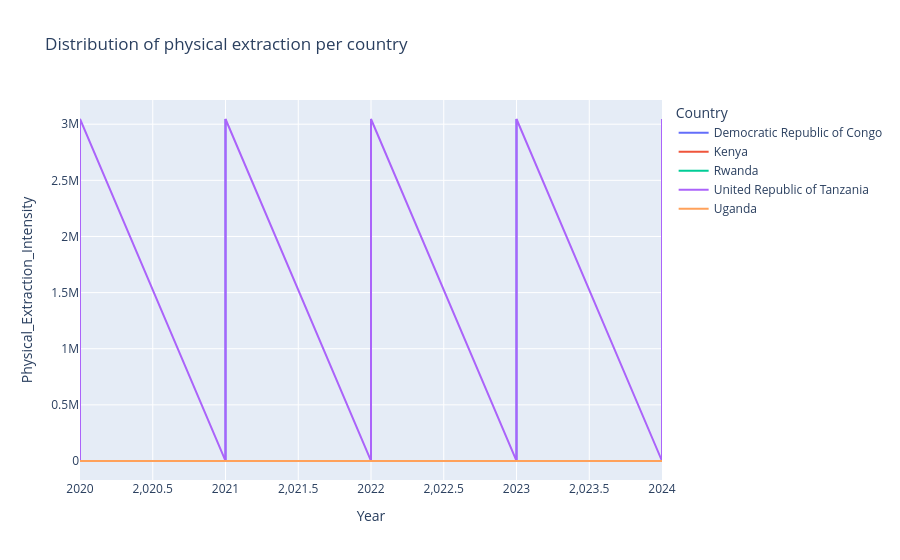

Notebook cell for this chart:
### Code cell
physical_extraction_distribution_fig = px.line(EAC_community_df_2020_2024,    
     x='Year',    
     y='Physical_Extraction_Intensity',    
     color='Country',    
     title='Distribution of physical extraction per country')

physical_extraction_distribution_fig.show()

### Figure 1 — Plotly figure (JSON) as saved in the notebook; plotly's stock layout.template omitted (floating-point values rounded to 4 significant figures)
{"data": [{"hovertemplate": "Country=Democratic Republic of Congo<br>Year=%{x}<br>Physical_Extraction_Intensity=%{y}<extra></extra>", "legendgroup": "Democratic Republic of Congo", "line": {"color": "#636efa", "dash": "solid"}, "marker": {"symbol": "circle"}, "mode": "lines", "name": "Democratic Republic of Congo", "orientation": "v", "showlegend": true, "type": "scatter", "x": [2024, 2024, 2024, 2024, 2024, 2023, 2023, 2023, 2023, 2023, 2022, 2022, 2022, 2022, 2022, 2021, 2021, 2021, 2021, 2021, 2020, 2020, 2020, 2020, 2020], "xaxis": "x", "y": [513, 3046349, 71, 2231, 50, 513, 3046349, 71, 2231, 50, 513, 3046349, 71, 2231, 50, 513, 3046349, 71, 2231, 50, 513, 3046349, 71, 2231, 50], "yaxis": "y"}, {"hovertemplate": "Country=Kenya<br>Year=%{x}<br>Physical_Extraction_Intensity=%{y}<extra></extra>", "legendgroup": "Kenya", "line": {"color": "#EF553B", "dash": "solid"}, "marker": {"symbol": "circle"}, "mode": "lines", "name": "Kenya", "orientation": "v", "showlegend": true, "type": "scatter", "x": [2024, 2023, 2022, 2021, 2020], "xaxis": "x", "y": [7, 7, 7, 7, 7], "yaxis": "y"}, {"hovertemplate": "Country=Rwanda<br>Year=%{x}<br>Physical_Extraction_Intensity=%{y}<extra></extra>", "legendgroup": "Rwanda", "line": {"color": "#00cc96", "dash": "solid"}, "marker": {"symbol": "circle"}, "mode": "lines", "name": "Rwanda", "orientation": "v", "showlegend": true, "type": "scatter", "x": [2024, 2023, 2022, 2021, 2020], "xaxis": "x", "y": [513, 513, 513, 513, 513], "yaxis": "y"}, {"hovertemplate": "Country=United Republic of Tanzania<br>Year=%{x}<br>Physical_Extraction_Intensity=%{y}<extra></extra>", "legendgroup": "United Republic of Tanzania", "line": {"color": "#ab63fa", "dash": "solid"}, "marker": {"symbol": "circle"}, "mode": "lines", "name": "United Republic of Tanzania", "orientation": "v", "showlegend": true, "type": "scatter", "x": [2024, 2024, 2024, 2023, 2023, 2023, 2022, 2022, 2022, 2021, 2021, 2021, 2020, 2020, 2020], "xaxis": "x", "y": [3046349, 22378, 250, 3046349, 22378, 250, 3046349, 22378, 250, 3046349, 22378, 250, 3046349, 22378, 250], "yaxis": "y"}, {"hovertemplate": "Country=Uganda<br>Year=%{x}<br>Physical_Extraction_Intensity=%{y}<extra></extra>", "legendgroup": "Uganda", "line": {"color": "#FFA15A", "dash": "solid"}, "marker": {"symbol": "circle"}, "mode": "lines", "name": "Uganda", "orientation": "v", "showlegend": true, "type": "scatter", "x": [2024, 2023, 2022, 2021, 2020], "xaxis": "x", "y": [513, 513, 513, 513, 513], "yaxis": "y"}], "layout": {"autosize": true, "legend": {"title": {"text": "Country"}, "tracegroupgap": 0}, "title": {"text": "Distribution of physical extraction per country"}, "xaxis": {"anchor": "y", "autorange": true, "domain": [0, 1], "range": [2020, 2024], "title": {"text": "Year"}, "type": "linear"}, "yaxis": {"anchor": "x", "autorange": true, "domain": [0, 1], "range": [-169200.0, 3216000.0], "title": {"text": "Physical_Extraction_Intensity"}, "type": "linear"}}}
